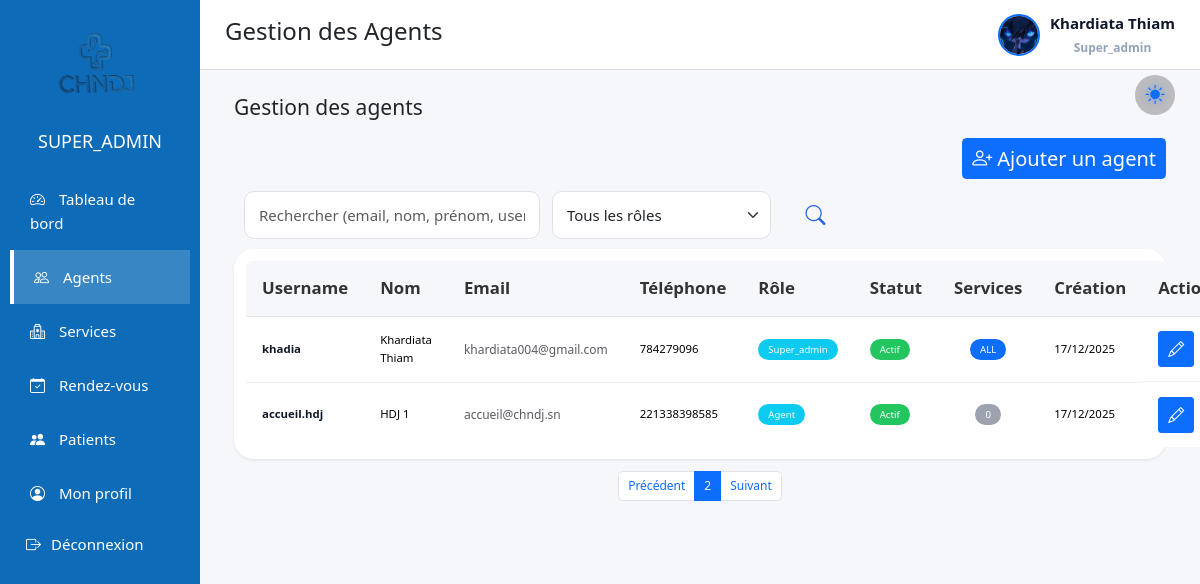
Screenshot of /views/admin.php?page=agents&p=2 (signed in) with the database file from the repository.
### tables this page shows
CREATE TABLE `agent` (
  `id` int(11) NOT NULL,
  `username` varchar(30) NOT NULL,
  `photo` varchar(255) DEFAULT NULL,
  `email` varchar(150) DEFAULT NULL,
  `prenom_agent` varchar(50) NOT NULL,
  `nom_agent` varchar(30) NOT NULL,
  `telephone_agent` varchar(20) NOT NULL,
  `password` varchar(255) NOT NULL,
  `status` int(11) NOT NULL,
  `role` enum('super_admin','admin','agent','medecin') NOT NULL,
  `created_at` datetime DEFAULT current_timestamp(),
  `updated_at` datetime DEFAULT current_timestamp() ON UPDATE current_timestamp(),
  `failed_attempts` int(11) NOT NULL DEFAULT 0,
  `locked_until` datetime DEFAULT NULL
);

### views/admin.php (called while the page is built, shortened)
<?php
require_once '../modele/database.php';
require 'admin_layout.php';

### Modele/databaseAgent.php (called while the page is built, shortened)
<?php
require_once __DIR__ . '/database.php';
require_once 'database.php';
function getAgentsPaginated($search, $role, $limit, $offset)
{
    $db = getConnection();
    $sql = "SELECT * FROM agent WHERE 1=1";
    $params = [];
    $sql .= " ORDER BY created_at DESC LIMIT :limit OFFSET :offset";
    $stmt = $db->prepare($sql);
    $stmt->bindValue(':limit', (int)$limit, PDO::PARAM_INT);
    $stmt->bindValue(':offset', (int)$offset, PDO::PARAM_INT);
    $stmt->execute();
    return $stmt->fetchAll();
}
function getAgentServices($username) {
    $stmt = prepare_executeSQL(
        "SELECT codeService FROM agent_service WHERE agent_username = :username",
        ['username' => $username]
    );
    return $stmt->fetchAll(PDO::FETCH_COLUMN);
}
?>

### Modele/database.php (called while the page is built, shortened)
<?php
function getConnection() {
    try {
        $db = new PDO(
            "mysql:host=127.0.0.1;port=3306;dbname=gestion_rendezvs;charset=utf8mb4",
            "root",
            "",
            [
                PDO::ATTR_ERRMODE => PDO::ERRMODE_EXCEPTION,
                PDO::ATTR_DEFAULT_FETCH_MODE => PDO::FETCH_ASSOC,
                PDO::ATTR_EMULATE_PREPARES => true
            ]
        );
        return $db;
    } catch (PDOException $e) {
        die("Erreur de connexion à la base de données : " . $e->getMessage());
    }
}
function prepare_executeSQL($sql, $parameters = []) {
    $db = getConnection();
    $stmt = $db->prepare($sql);
    $stmt->execute($parameters);
    return $stmt;
}
?>

### views/agents.php (the view, shortened to what this page needs)
<?php
require_once '../modele/databaseAgent.php';
require_once __DIR__ . '/../modele/database.php';
$limit   = 5;
$pageNum = isset($_GET['p']) && (int)$_GET['p'] > 0 ? (int)$_GET['p'] : 1;
$offset = ($pageNum - 1) * $limit;
$search = $_GET['search'] ?? '';
$role   = $_GET['role'] ?? '';
$agents = getAgentsPaginated($search, $role, $limit, $offset);
$agentServicesMap = [];
$agentServiceCount = [];
foreach ($agents as $a) {
    if ($a['role'] === 'agent') {
        $agentServicesMap[$a['username']] = getAgentServices($a['username']);
        $agentServiceCount[$a['username']] =
            count($agentServicesMap[$a['username']] ?? []);
    } else {
        $agentServiceCount[$a['username']] = 'ALL';
    }
}
?>
<div class="agents-page">
    <div class="container-fluid" >
        <h3 class="mb-4">Gestion des agents</h3>
    <div class="d-flex justify-content-end mb-3">
        <button class="btn btn-primary" data-bs-toggle="modal" data-bs-target="#addAgentModal">
            <i class="bi bi-person-plus"></i> Ajouter un agent
        </button>
    </div>
<form method="GET" action="admin.php" style="margin: 10px;">
    <div class="row g-3 align-items-center">
        <div class="col-md-4" >
            <input
                type="text"
                name="search"
                class="form-control"
                placeholder="Rechercher (email, nom, prénom, username, téléphone)"
                value="<?= htmlspecialchars($_GET['search'] ?? '') ?>"
            >
        </div>
        <div class="col-md-3" >
            <select name="role" class="form-select" >
                <option value="">Tous les rôles</option>
            </select>
        </div>
        <div class="col-md-1 d-grid" style=" font-size: 1.5rem; "  >
            <button type="submit" class="btn" title="Rechercher"  style="color: #2563eb; background-color: none;">
                <i class="bi bi-search"></i>
            </button>
        </div>
    </div>
</form>
  <div class="card shadow-sm border-0 p-3">
    <table class="table agents-table">
      <thead class="table-light">
        <tr>
          <th>Username</th>
          <th>Nom</th>
          <th>Email</th>
          <th>Téléphone</th>
          <th>Rôle</th>
          <th>Statut</th>
          <th>Services</th>
          <th>Création</th>
          <th>Actions</th>
        </tr>
      </thead>
      <?php if (empty($agents)): ?>
        <tr>
          <td colspan="8" class="text-center text-muted">
            Aucun agent trouvé
          </td>
        </tr>
      <?php else: ?>
      <tbody>
        <?php foreach ($agents as $agent): ?>
        <tr>
          <td><?= htmlspecialchars($agent['username']) ?></td>
          <td><?= htmlspecialchars($agent['prenom_agent'].' '.$agent['nom_agent']) ?></td>
          <td><?= htmlspecialchars($agent['email']) ?></td>
          <td><?= htmlspecialchars($agent['telephone_agent']) ?></td>
          <td>
              <span class="badge bg-info"><?= ucfirst($agent['role']) ?></span>
          </td>
          <td>
              <?= $agent['status']
                  ? '<span class="badge bg-success">Actif</span>'
                  : '<span class="badge bg-secondary">Désactivé</span>' ?>
          </td>
          <td class="text-center">
          <?php if ($agent['role'] === 'admin'): ?>
            <span class="badge bg-success" title="Accès à tous les services">
              Tous
            </span>
          <?php elseif ($agentServiceCount[$agent['username']] === 0): ?>
            <span class="badge bg-secondary" title="Aucun service attribué">
              0
            </span>
          <?php else: ?>
            <span class="badge bg-primary">
              <?= $agentServiceCount[$agent['username']] ?>
            </span>
          <?php endif; ?>
        </td>
          <td><?= date('d/m/Y', strtotime($agent['created_at'])) ?></td>
          <td class="actions-cell" >
            <div class="d-flex gap-2 ">
              <button class="btn btn-primary btn-sm "
                  data-bs-toggle="modal"
                  data-bs-target="#editAgentModal"
                  data-username="<?= $agent['username'] ?>"
                  data-email="<?= $agent['email'] ?>"
                  data-prenom="<?= $agent['prenom_agent'] ?>"
                  data-nom="<?= $agent['nom_agent'] ?>"
                  data-telephone="<?= $agent['telephone_agent'] ?>"
                  data-role="<?= $agent['role'] ?>"
                  title="Modifier l’agent/ l'admin">
                  <i class="bi bi-pencil"></i>
              </button>
            </div>
          </td>
        </tr>
        <?php endforeach; ?>
      </tbody>
      <?php endif; ?>
    </table>
  </div>
<nav class="mt-3">
  <ul class="pagination justify-content-center">
    <?php if ($pageNum > 1): ?>
      <li class="page-item">
        <a class="page-link" href="?page=agents&p=<?= $pageNum-1 ?>">Précédent</a>
      </li>
    <?php endif; ?>
     <li class="page-item active">
        <span class="page-link"><?= $pageNum ?></span>
      </li>
      <li class="page-item">
        <a class="page-link" href="?page=agents&p=<?= $pageNum+1 ?>">Suivant</a>
      </li>
  </ul>
</nav>
</div>
</div>

### views/admin_layout.php (shortened to what this page needs)
<?php
require_once "../modele/database.php";
$page = isset($_GET['page']) ? $_GET['page'] : 'dashboard';
switch ($page) {
    case 'agents':
        $title = "Gestion des Agents";
        break;
}
$db = getConnection();
$stmt = $db->prepare("
    SELECT prenom_agent, nom_agent, email, photo
    FROM agent
    WHERE id = ?
    LIMIT 1
");
$stmt->execute([$_SESSION['user_id']]);
$admin = $stmt->fetch(PDO::FETCH_ASSOC);
$path = '../assets/img/' . $admin['photo'];
$avatar = file_exists($path)
    ? $path . '?v=' . filemtime($path)
    : '../assets/img/avatar.jpg';
$stmt = $db->prepare("
    SELECT prenom_agent, nom_agent, email, telephone_agent, photo
    FROM agent
    WHERE id = ?
    LIMIT 1
");
$stmt->execute([$_SESSION['user_id']]);
$admin = $stmt->fetch(PDO::FETCH_ASSOC);
$prenom = $admin['prenom_agent'] ?? 'Admin';
$nom    = $admin['nom_agent'] ?? '';
?>
<!DOCTYPE html>
<html lang="fr">
<head>
    <link href="https://cdn.jsdelivr.net/npm/bootstrap@5.3.2/dist/css/bootstrap.min.css" rel="stylesheet">
    <link href="https://cdn.jsdelivr.net/npm/bootstrap-icons@1.11.1/font/bootstrap-icons.css" rel="stylesheet">
    <link
        rel="stylesheet"
        href="https://cdn.jsdelivr.net/npm/intl-tel-input@18.3.5/build/css/intlTelInput.css"
    />
    <link rel="stylesheet" href="../assets/css/admin.css">
</head>
<body class="<?= $page ?> dark">
    <main class="main-content">
<div class="dashboard-container">
    <aside class="sidebar">
        <div class="sidebar-header">
            <img src="../assets/img/logo.png" class="sidebar-logo">
            <h4><?= strtoupper($_SESSION['role']) ?></h4>
        </div>
        <ul class="sidebar-menu">
            <?php if ($_SESSION['role'] === 'super_admin'): ?>
                <li>
                    <a href="admin.php?page=dashboard">
                        <i class="bi bi-speedometer2"></i> Tableau de bord
                    </a>
                </li>
            <?php endif; ?>
            <?php if ($_SESSION['role'] === 'super_admin'): ?>
                <li>
                    <a href="admin.php?page=agents"
                    class="<?= ($page == 'agents' ? 'active' : '') ?>">
                        <i class="bi bi-people"></i> Agents
                    </a>
                </li>
            <?php endif; ?>
            <?php if (in_array($_SESSION['role'], ['super_admin','admin'])): ?>
                <li>
                    <a href="admin.php?page=services"
                    class="<?= ($page == 'services' ? 'active' : '') ?>">
                        <i class="bi bi-hospital"></i> Services
                    </a>
                </li>
            <?php endif; ?>
            <li>
                <a href="admin.php?page=rendezvous"
                class="<?= ($page == 'rendezvous' ? 'active' : '') ?>">
                    <i class="bi bi-calendar-check"></i> Rendez-vous
                </a>
            </li>
            <li>
                <a href="admin.php?page=patients"
                class="<?= ($page == 'patients' ? 'active' : '') ?>">
                    <i class="bi bi-people-fill"></i> Patients
                </a>
            </li>
            <li>
                <a href="admin.php?page=profile"
                class="<?= ($page == 'profile' ? 'active' : '') ?>">
                    <i class="bi bi-person-circle"></i> Mon profil
                </a>
            </li>
            <li class="sidebar-item logout-item">
                <form method="POST" action="logout.php">
                    <button type="submit" class="sidebar-link logout-link">
                        <i class="bi bi-box-arrow-right"></i>
                        <span>Déconnexion</span>
                    </button>
                </form>
            </li>
        </ul>
    </aside>
    <main class="main-content">
        <header class="topbar">
            <div class="theme-toggle-dashboard" onclick="toggleDashboardTheme()">
                <i id="dashboardThemeIcon" class="bi bi-sun-fill"></i>
            </div>
            <h2><?= $title ?></h2>
            <div class="profile-trigger" id="profileMenuBtn">
                <img
                    src="<?= $avatar ?>"
                    class="topbar-avatar profile-preview"
                    alt="Avatar"
                >
                <div class="topbar-user">
                    <span class="topbar-name">
                        <?= htmlspecialchars($prenom . ' ' . $nom) ?>
                    </span>
                    <small class="topbar-role"><?= ucfirst($_SESSION['role']) ?></small>
                </div>
            </div>
        </header>
        <section class="content-wrapper">
            <?php
                $file = $page . ".php";
                if (file_exists($file)) {
                    require $file;
                } else {
                    echo "<div class='alert alert-danger'>Page introuvable : $file</div>";
                }
            ?>
        </section>
    </main>
</div>
 </main>
</body>
</html>

### rows the page displays
agent: photo (picture), prenom_agent+nom_agent "Khardiata Thiam", username "khadia", email "khardiata004@gmail.com", telephone_agent "784279096", role "Super_admin", status "Actif", username "ALL", created_at "17/12/2025"
agent: username "accueil.hdj", prenom_agent+nom_agent "HDJ 1", email "accueil@chndj.sn", telephone_agent "221338398585", role "Agent", status "Actif", shows "0", created_at "17/12/2025"

### other values shown
$_SESSION['role'] "SUPER_ADMIN"
$title "Gestion des Agents"
$_SESSION['role'] "Super_admin"
$pageNum "2"
